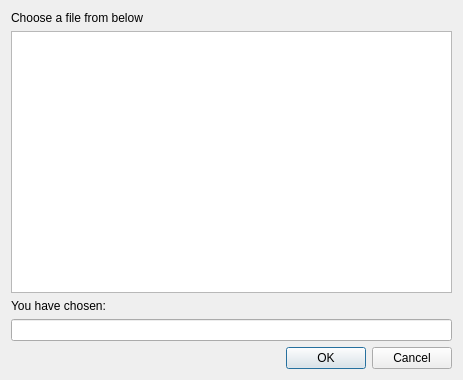
<?xml version="1.0" encoding="UTF-8"?>
<ui version="4.0">
 <class>FileChooser</class>
 <widget class="QDialog" name="FileChooser">
  <property name="geometry">
   <rect>
    <x>0</x>
    <y>0</y>
    <width>463</width>
    <height>380</height>
   </rect>
  </property>
  <property name="windowTitle">
   <string>Dialog</string>
  </property>
  <layout class="QVBoxLayout" name="verticalLayout">
   <item>
    <widget class="QLabel" name="label">
     <property name="text">
      <string>Choose a file from below</string>
     </property>
    </widget>
   </item>
   <item>
    <widget class="QListView" name="FileList"/>
   </item>
   <item>
    <widget class="QLabel" name="label_2">
     <property name="text">
      <string>You have chosen:</string>
     </property>
    </widget>
   </item>
   <item>
    <widget class="QLineEdit" name="FileChosen">
     <property name="readOnly">
      <bool>false</bool>
     </property>
    </widget>
   </item>
   <item>
    <widget class="QDialogButtonBox" name="buttonBox">
     <property name="orientation">
      <enum>Qt::Horizontal</enum>
     </property>
     <property name="standardButtons">
      <set>QDialogButtonBox::Cancel|QDialogButtonBox::Ok</set>
     </property>
    </widget>
   </item>
  </layout>
 </widget>
 <resources/>
 <connections>
  <connection>
   <sender>buttonBox</sender>
   <signal>accepted()</signal>
   <receiver>FileChooser</receiver>
   <slot>accept()</slot>
   <hints>
    <hint type="sourcelabel">
     <x>248</x>
     <y>254</y>
    </hint>
    <hint type="destinationlabel">
     <x>157</x>
     <y>274</y>
    </hint>
   </hints>
  </connection>
  <connection>
   <sender>buttonBox</sender>
   <signal>rejected()</signal>
   <receiver>FileChooser</receiver>
   <slot>reject()</slot>
   <hints>
    <hint type="sourcelabel">
     <x>316</x>
     <y>260</y>
    </hint>
    <hint type="destinationlabel">
     <x>286</x>
     <y>274</y>
    </hint>
   </hints>
  </connection>
 </connections>
</ui>
